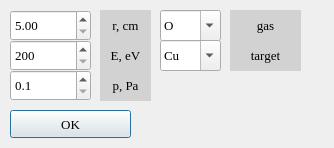
<?xml version="1.0" encoding="UTF-8"?>
<ui version="4.0">
 <class>Dialog</class>
 <widget class="QDialog" name="Dialog">
  <property name="geometry">
   <rect>
    <x>0</x>
    <y>0</y>
    <width>334</width>
    <height>148</height>
   </rect>
  </property>
  <property name="windowTitle">
   <string>Dialog</string>
  </property>
  <widget class="QComboBox" name="target">
   <property name="geometry">
    <rect>
     <x>160</x>
     <y>40</y>
     <width>61</width>
     <height>31</height>
    </rect>
   </property>
   <property name="font">
    <font>
     <family>Times New Roman</family>
     <pointsize>10</pointsize>
    </font>
   </property>
   <property name="editable">
    <bool>true</bool>
   </property>
   <item>
    <property name="text">
     <string>Cu</string>
    </property>
   </item>
   <item>
    <property name="text">
     <string>Mo</string>
    </property>
   </item>
   <item>
    <property name="text">
     <string>Ti</string>
    </property>
   </item>
  </widget>
  <widget class="QPushButton" name="ok_button">
   <property name="enabled">
    <bool>true</bool>
   </property>
   <property name="geometry">
    <rect>
     <x>10</x>
     <y>110</y>
     <width>121</width>
     <height>28</height>
    </rect>
   </property>
   <property name="font">
    <font>
     <family>Times New Roman</family>
     <pointsize>10</pointsize>
    </font>
   </property>
   <property name="text">
    <string>OK</string>
   </property>
  </widget>
  <widget class="QDoubleSpinBox" name="radius">
   <property name="geometry">
    <rect>
     <x>10</x>
     <y>10</y>
     <width>81</width>
     <height>31</height>
    </rect>
   </property>
   <property name="font">
    <font>
     <family>Times New Roman</family>
     <pointsize>10</pointsize>
    </font>
   </property>
   <property name="minimum">
    <double>5.000000000000000</double>
   </property>
   <property name="maximum">
    <double>20.000000000000000</double>
   </property>
   <property name="singleStep">
    <double>0.100000000000000</double>
   </property>
  </widget>
  <widget class="QLabel" name="r_label">
   <property name="geometry">
    <rect>
     <x>100</x>
     <y>10</y>
     <width>51</width>
     <height>31</height>
    </rect>
   </property>
   <property name="font">
    <font>
     <family>Times New Roman</family>
     <pointsize>10</pointsize>
    </font>
   </property>
   <property name="styleSheet">
    <string notr="true">background-color: rgb(210, 210, 210)</string>
   </property>
   <property name="text">
    <string>r, cm</string>
   </property>
   <property name="alignment">
    <set>Qt::AlignCenter</set>
   </property>
  </widget>
  <widget class="QComboBox" name="gas">
   <property name="geometry">
    <rect>
     <x>160</x>
     <y>10</y>
     <width>61</width>
     <height>31</height>
    </rect>
   </property>
   <property name="font">
    <font>
     <family>Times New Roman</family>
     <pointsize>10</pointsize>
    </font>
   </property>
   <property name="editable">
    <bool>true</bool>
   </property>
   <item>
    <property name="text">
     <string>O</string>
    </property>
   </item>
   <item>
    <property name="text">
     <string>Ne</string>
    </property>
   </item>
   <item>
    <property name="text">
     <string>N</string>
    </property>
   </item>
   <item>
    <property name="text">
     <string>Ar</string>
    </property>
   </item>
   <item>
    <property name="text">
     <string>Kr</string>
    </property>
   </item>
   <item>
    <property name="text">
     <string>Xe</string>
    </property>
   </item>
  </widget>
  <widget class="QLabel" name="target_label">
   <property name="geometry">
    <rect>
     <x>230</x>
     <y>40</y>
     <width>71</width>
     <height>31</height>
    </rect>
   </property>
   <property name="font">
    <font>
     <family>Times New Roman</family>
     <pointsize>10</pointsize>
    </font>
   </property>
   <property name="styleSheet">
    <string notr="true">background-color: rgb(210, 210, 210)</string>
   </property>
   <property name="text">
    <string>target</string>
   </property>
   <property name="alignment">
    <set>Qt::AlignCenter</set>
   </property>
  </widget>
  <widget class="QLabel" name="gas_label">
   <property name="geometry">
    <rect>
     <x>230</x>
     <y>10</y>
     <width>71</width>
     <height>31</height>
    </rect>
   </property>
   <property name="font">
    <font>
     <family>Times New Roman</family>
     <pointsize>10</pointsize>
    </font>
   </property>
   <property name="styleSheet">
    <string notr="true">background-color: rgb(210, 210, 210)</string>
   </property>
   <property name="text">
    <string>gas</string>
   </property>
   <property name="alignment">
    <set>Qt::AlignCenter</set>
   </property>
  </widget>
  <widget class="QDoubleSpinBox" name="energy">
   <property name="geometry">
    <rect>
     <x>10</x>
     <y>40</y>
     <width>81</width>
     <height>31</height>
    </rect>
   </property>
   <property name="font">
    <font>
     <family>Times New Roman</family>
     <pointsize>10</pointsize>
    </font>
   </property>
   <property name="decimals">
    <number>0</number>
   </property>
   <property name="minimum">
    <double>200.000000000000000</double>
   </property>
   <property name="maximum">
    <double>1000.000000000000000</double>
   </property>
   <property name="singleStep">
    <double>1.000000000000000</double>
   </property>
   <property name="value">
    <double>200.000000000000000</double>
   </property>
  </widget>
  <widget class="QLabel" name="E_label">
   <property name="geometry">
    <rect>
     <x>100</x>
     <y>40</y>
     <width>51</width>
     <height>31</height>
    </rect>
   </property>
   <property name="font">
    <font>
     <family>Times New Roman</family>
     <pointsize>10</pointsize>
    </font>
   </property>
   <property name="styleSheet">
    <string notr="true">background-color: rgb(210, 210, 210)</string>
   </property>
   <property name="text">
    <string>E, eV</string>
   </property>
   <property name="alignment">
    <set>Qt::AlignCenter</set>
   </property>
  </widget>
  <widget class="QDoubleSpinBox" name="pressure">
   <property name="geometry">
    <rect>
     <x>10</x>
     <y>70</y>
     <width>81</width>
     <height>31</height>
    </rect>
   </property>
   <property name="font">
    <font>
     <family>Times New Roman</family>
     <pointsize>10</pointsize>
    </font>
   </property>
   <property name="decimals">
    <number>1</number>
   </property>
   <property name="minimum">
    <double>0.100000000000000</double>
   </property>
   <property name="maximum">
    <double>1.000000000000000</double>
   </property>
   <property name="singleStep">
    <double>0.100000000000000</double>
   </property>
   <property name="value">
    <double>0.100000000000000</double>
   </property>
  </widget>
  <widget class="QLabel" name="p_label">
   <property name="geometry">
    <rect>
     <x>100</x>
     <y>70</y>
     <width>51</width>
     <height>31</height>
    </rect>
   </property>
   <property name="font">
    <font>
     <family>Times New Roman</family>
     <pointsize>10</pointsize>
    </font>
   </property>
   <property name="styleSheet">
    <string notr="true">background-color: rgb(210, 210, 210)</string>
   </property>
   <property name="text">
    <string>p, Pa</string>
   </property>
   <property name="alignment">
    <set>Qt::AlignCenter</set>
   </property>
  </widget>
 </widget>
 <resources/>
 <connections/>
</ui>
